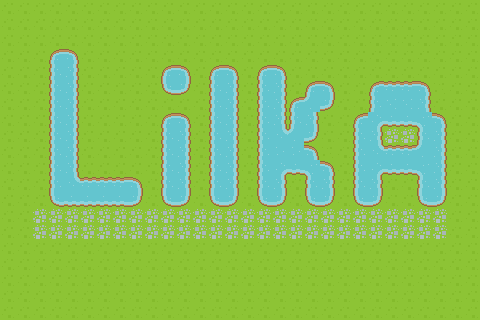

The image is a tile-based game level rendered from a .tmx file. Its description and complete source (layers, tilesets, objects, tile grids) follow:
An orthogonal 30x20 tile map with 16x16 px tiles, 1 tile layer (Прошарок плиток 1), 2 tilesets.

<map version="1.10" tiledversion="1.11.2" orientation="orthogonal" renderorder="left-up" width="30" height="20" tilewidth="16" tileheight="16" infinite="0" nextlayerid="2" nextobjectid="1">
 <editorsettings>
  <export target="main_map.csv" format="csv" />
 </editorsettings>
 <tileset firstgid="1" source="open_world.tsx" />
 <tileset firstgid="18" source="cave.tsx" />
 <layer id="1" name="Прошарок плиток 1" width="30" height="20">
  <data encoding="csv">
10,10,10,10,10,10,10,10,10,10,10,10,10,10,10,10,10,10,10,10,10,10,10,10,10,10,10,10,10,10,
10,10,10,10,10,10,10,10,10,10,10,10,10,10,10,10,10,10,10,10,10,10,10,10,10,10,10,10,10,10,
10,10,10,10,10,10,10,10,10,10,10,10,10,10,10,10,10,10,10,10,10,10,10,10,10,10,10,10,10,10,
10,10,10,6,8,10,10,10,10,10,10,10,10,10,10,10,10,10,10,10,10,10,10,10,10,10,10,10,10,10,
10,10,10,2,4,10,10,10,10,10,6,8,10,6,8,10,6,8,10,10,10,10,10,10,10,10,10,10,10,10,
10,10,10,2,4,10,10,10,10,10,3,5,10,2,4,10,2,4,10,6,8,10,10,6,7,7,8,11,10,10,
10,10,10,2,4,10,10,10,10,10,10,10,10,2,4,10,2,4,6,13,5,10,10,2,17,17,4,10,10,10,
10,10,10,2,4,10,10,10,10,10,6,8,10,2,4,10,2,4,2,4,10,10,6,14,1,1,15,8,10,10,
10,10,10,2,4,10,10,10,10,10,2,4,10,2,4,10,2,12,13,5,10,10,2,4,9,9,2,4,10,10,
10,10,10,2,4,10,10,10,10,10,2,4,10,2,4,10,2,16,16,8,11,10,2,12,7,7,13,4,10,10,
10,10,10,2,4,10,10,10,10,10,2,4,10,2,4,10,2,14,1,15,8,10,2,14,1,1,15,4,10,10,
10,10,10,2,12,7,7,7,8,10,2,4,10,2,4,10,2,4,10,2,4,10,2,4,10,10,2,4,10,10,
10,10,10,3,1,1,1,1,5,10,3,5,10,3,5,10,3,5,10,3,5,10,3,5,10,10,3,5,10,10,
10,10,9,9,9,9,9,9,9,9,9,9,9,9,9,9,9,9,9,9,9,9,9,9,9,9,9,9,10,10,
10,10,9,9,9,9,9,9,9,9,9,9,9,9,9,9,9,9,9,9,9,9,9,9,9,9,9,9,10,10,
10,10,10,10,10,10,10,10,10,10,10,10,10,10,10,10,10,10,10,10,10,10,10,10,10,10,10,10,10,10,
10,10,10,10,10,10,10,10,10,10,10,10,10,10,10,10,10,10,10,10,10,10,10,10,10,10,10,10,10,10,
10,10,10,10,10,10,10,10,10,10,10,10,10,10,10,10,10,10,10,10,10,10,10,10,10,10,10,10,10,10,
10,10,10,10,10,10,10,10,10,10,10,10,10,10,10,10,10,10,10,10,10,10,10,10,10,10,10,10,10,10,
10,10,10,10,10,10,10,10,10,10,10,10,10,10,10,10,10,10,10,10,10,10,10,10,10,10,10,10,10,10
</data>
 </layer>
</map>